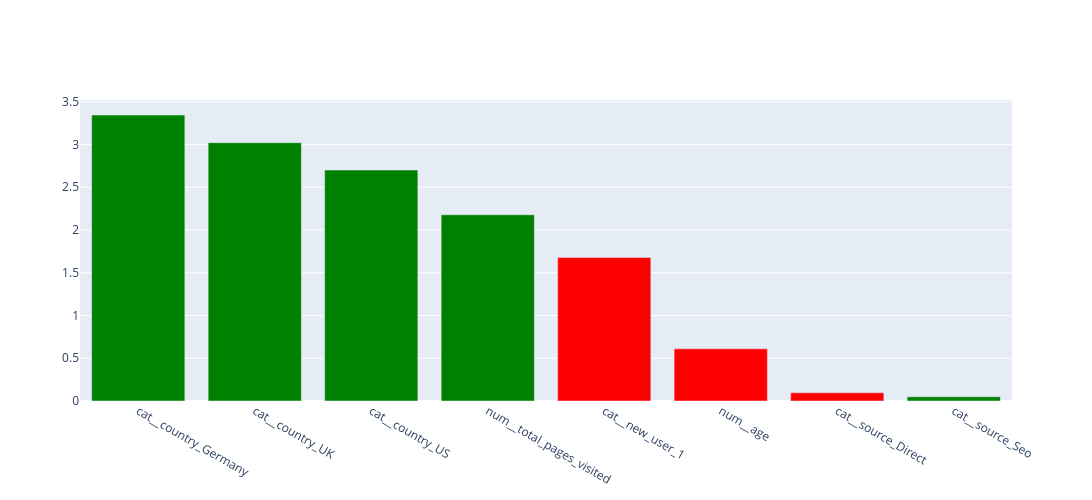

The notebook cell this image was saved under:
### Code cell
feat_importance_fig = go.Figure()

for idx, row in coef_df.iterrows():
    feat_importance_fig.add_trace(go.Bar(
        x=[row['feature']],
        y=[row['coefficient_abs']],
        marker_color='green' if row['coefficient'] >= 0 else 'red',
        showlegend=False
    ))
feat_importance_fig.update_layout(width=1800, height=500)
feat_importance_fig.show()

show_images(feat_importance_fig, "../images/feat_importance_fig.png")

### Figure 1 — Plotly figure (JSON) as saved in the notebook; plotly's stock layout.template omitted (floating-point values rounded to 4 significant figures)
{"data": [{"marker": {"color": "green"}, "showlegend": false, "type": "bar", "x": ["cat__country_Germany"], "y": [3.344]}, {"marker": {"color": "green"}, "showlegend": false, "type": "bar", "x": ["cat__country_UK"], "y": [3.021]}, {"marker": {"color": "green"}, "showlegend": false, "type": "bar", "x": ["cat__country_US"], "y": [2.701]}, {"marker": {"color": "green"}, "showlegend": false, "type": "bar", "x": ["num__total_pages_visited"], "y": [2.177]}, {"marker": {"color": "red"}, "showlegend": false, "type": "bar", "x": ["cat__new_user_1"], "y": [1.678]}, {"marker": {"color": "red"}, "showlegend": false, "type": "bar", "x": ["num__age"], "y": [0.6101]}, {"marker": {"color": "red"}, "showlegend": false, "type": "bar", "x": ["cat__source_Direct"], "y": [0.09587]}, {"marker": {"color": "green"}, "showlegend": false, "type": "bar", "x": ["cat__source_Seo"], "y": [0.04937]}], "layout": {"height": 500, "width": 1800}}
